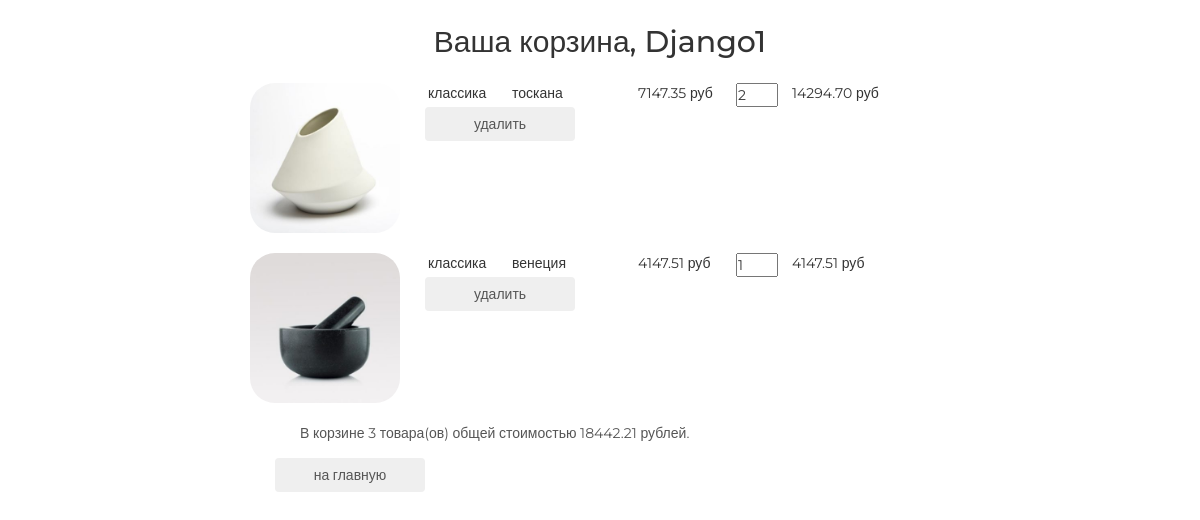
Before: /basket/ (signed in) with the older database file.
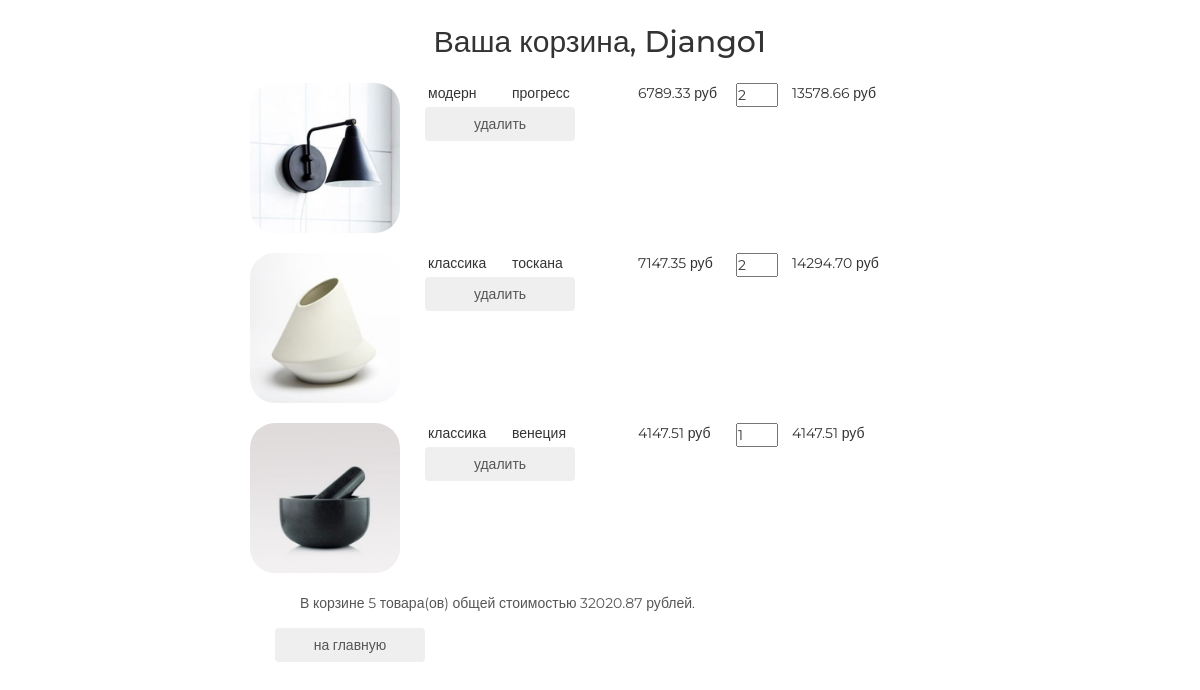
After: the same page with the newer database file.
### basketapp/models.py (models this page shows)
class Basket(models.Model):
    user = models.ForeignKey(settings.AUTH_USER_MODEL, on_delete=models.CASCADE, related_name='basket')
    product = models.ForeignKey(Product, on_delete=models.CASCADE)
    quantity =models.PositiveSmallIntegerField(verbose_name='количество', default=0)
    add_datetime = models.DateTimeField(auto_now_add=True, verbose_name='время')
    @property
    def product_cost(self):
        return self.product.price * self.quantity
    @property
    def total_quantity(self):
        _items = Basket.objects.filter(user=self.user)
        _totalquantity = sum(list(map(lambda x: x.quantity, _items)))
        return _totalquantity
    @property
    def total_cost(self):
        _items = Basket.objects.filter(user=self.user)
        _totalcost = sum(list(map(lambda x: x.product_cost, _items)))
        return _totalcost

### mainapp/models.py (models this page shows, shortened)
class Product(models.Model):
    category = models.ForeignKey(ProductCategory, on_delete=models.CASCADE)
    name = models.CharField(max_length=128, verbose_name='имя')
    image = models.ImageField(upload_to='products_images', blank=True)
    short_desc = models.CharField(max_length=64, verbose_name='краткое описание', blank=True)
    description = models.TextField(blank=True, verbose_name='описание')
    price = models.DecimalField(verbose_name='цена', max_digits=8, decimal_places=2, default=0)
    quantity = models.PositiveSmallIntegerField(verbose_name='количество на складе', default=0)
    is_active = models.BooleanField(verbose_name='активность', default=True)

class ProductCategory(models.Model):
    name = models.CharField(max_length=64, unique=True, verbose_name='имя')
    description = models.TextField(verbose_name='описание', blank=True)
    is_active = models.BooleanField(verbose_name='активность', default=True)

### authapp/models.py (models this page shows)
class ShopUser(AbstractUser):
    avatar = models.ImageField(upload_to='users_avatars', blank=True)
    age = models.PositiveSmallIntegerField(verbose_name='возраст')

### basketapp/views.py (the view)
# urls.py: path('', basketapp.basket, name='view'),
@login_required
def basket(request):
    title = 'Корзина'
    basket_items = Basket.objects.filter(user=request.user).order_by('product__category')
    content = {
        'title': title,
        'basket_items': basket_items
    }
    return render(request, 'basketapp/basket.html', content)

### basketapp/templates/basketapp/basket.html
{% extends 'basketapp/base.html' %}
{% load static %}
{% block content %}
    <div class="basket_list">
        {% include 'basketapp/includes/inc_basket_list.html' %}
    </div>
    <button class="btn btn-round">
        <a href="{% url 'main' %}">на главную</a>
    </button>
{% endblock %}

### basketapp/templates/basketapp/includes/inc_basket_list.html
{% for item in basket_items %}
    <div class="basket_record">
        <img src="/media/{{ item.product.image }}"
             alt="{{ item.product.short_desc }}">
        <span class="category_name">{{ item.product.category.name }}</span>
        <span class="product_name">{{ item.product.name }}</span>
        <span class="product_price">{{ item.product.price }}&nbspруб</span>
        <input type="number" name="{{ item.pk }}" min="0" value="{{ item.quantity }}">
        <span class="product_cost">{{ item.product_cost }}&nbspруб</span>
        <button class="btn btn-round">
            <a href="{% url 'basket:remove' item.pk %}" class="">
                удалить
            </a>
        </button>
    </div>
{% endfor %}
{% if basket_items %}
    <div class="basket_summary">
        В корзине {{ basket_items.0.total_quantity }} товара(ов) общей стоимостью
        {{ basket_items.0.total_cost }} рублей.
    </div>
{% endif %}

Changed rows visible on the page:
added Basket: product.image (picture), product.category.name "модерн", product.name "прогресс", product.price "6789.33", quantity "2", product_cost "13578.66", user+quantity "5", user+product+quantity "32020.87"
Other visible differences:
{{ basket_items.0.total_quantity }}: "3" → "5"
{{ basket_items.0.total_cost }}: "18442.21" → "32020.87"
